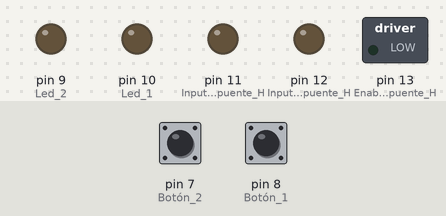
Simulated run of this sketch. Board: Arduino Uno, built with avr-gcc and run on an emulated ATmega328P. Parts: switched loads named in the sketch (green lamp = pin HIGH), output pins drawn as LEDs (lit = HIGH). The inputs (shaded band) are chosen by the test bench; at power-on: pin 7 (Botón_2) LOW, pin 8 (Botón_1) LOW.

Above: at 1.2 s.
1.3 s: pin 7 (Botón_2) pulled HIGH for 0.15 s
At 1.37 s:
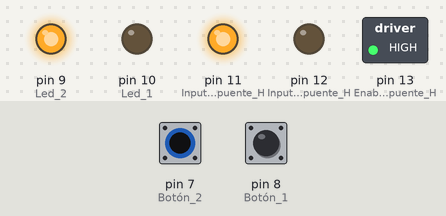
2.9 s: pin 8 (Botón_1) pulled HIGH for 0.15 s
At 2.97 s:
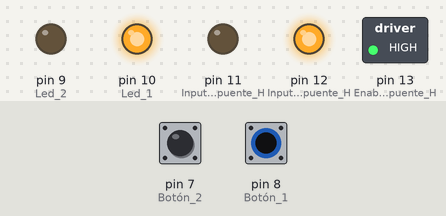
4.5 s: pin 8 (Botón_1) pulled HIGH for 3.2 s
At 8.3 s:
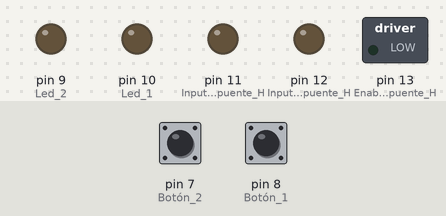
9.2 s: pin 7 (Botón_2) pulled HIGH for 3.2 s
At 10.6 s:
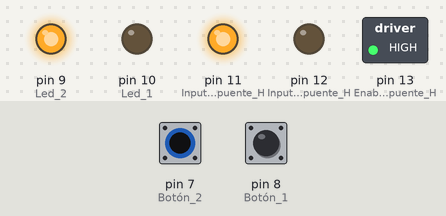
13.9 s: pin 7 (Botón_2) driven HIGH and pin 8 (Botón_1) driven HIGH
At 14.2 s:
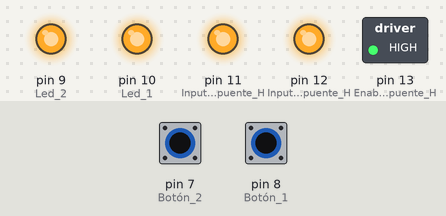
Timing chart, 0 to 16.4 s (numbered marks = the images above; inputs shaded):
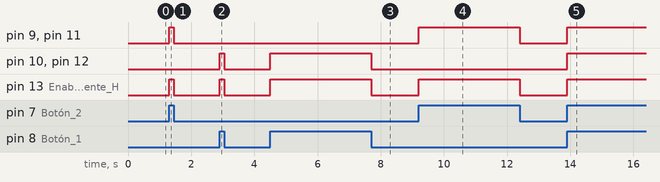

Measured:
- after the input at 1.3 s, pin 9 (Led_2), pin 11 (Input_2_del_puente_H), pin 13 (Enable_del_puente_H): LOW → HIGH at once, → LOW 0.15 s later
- after the input at 2.9 s, pin 10 (Led_1), pin 12 (Input_1_del_puente_H), pin 13 (Enable_del_puente_H): LOW → HIGH at once, → LOW 0.15 s later
- after the input at 4.5 s, pin 10 (Led_1), pin 12 (Input_1_del_puente_H), pin 13 (Enable_del_puente_H): LOW → HIGH at once, → LOW 3.2 s later
- after the input at 9.2 s, pin 9 (Led_2), pin 11 (Input_2_del_puente_H), pin 13 (Enable_del_puente_H): LOW → HIGH at once, → LOW 3.2 s later
- after the input at 13.9 s, pin 9 (Led_2), pin 10 (Led_1), pin 11 (Input_2_del_puente_H), pin 12 (Input_1_del_puente_H), pin 13 (Enable_del_puente_H): LOW → HIGH at once

The sketch:

sentidoGiro.ino
```cpp
//Este programa recibe las señales de dos botones que controlan el sentido de giro de un motor, esto con la ayuda del puente H.
//Creamos estas dos variables para leer los botones
float aux1=0, aux2=0;

void setup() {
  pinMode(13, OUTPUT);//Enable del puente H
  pinMode(12, OUTPUT);//Input 1 del puente H
  pinMode(11, OUTPUT);//Input 2 del puente H
  pinMode(10, OUTPUT);//Led 1
  pinMode(9, OUTPUT);//Led 2
  pinMode(8, INPUT);//Botón 1
  pinMode(7, INPUT);//Botón 2

}

void loop() {
  aux1= digitalRead(8); //Lectura digital de la señal del botón 1
  aux2= digitalRead(7); //Lectura digital de la señal del botón 2
  if (aux1 == 1 & aux2 == 0 ){ //Sólo el botón 1 está activado
    digitalWrite(13, HIGH);//El ENABLE del puente H se activa para permitir la salida del puente H
    digitalWrite(12, HIGH);//El input 1 recibe una señal positiva que determinará el sentido de giro (der)
    digitalWrite(10, HIGH);//Se enciende el led 1 para indicar el sentido de giro (der)
    }

  if (aux1 == 0 & aux2 == 1){//Sólo el botón 2 está activado
    digitalWrite(13, HIGH);//El ENABLE del puente H se activa para permitir la salida del puente H
    digitalWrite(11, HIGH);//El input 2 recibe una señal positiva que determinará el sentido de giro (izq)
    digitalWrite(9, HIGH);//Se enciende el led 2 para indicar el sentido de giro (izq)
    }

  if(aux1 == 1 & aux2 == 1){ //Ambos botones están activados y por lo tanto no debe girar, es un freno activo (gira a la misma intensidad en ambos sentidos)
        digitalWrite(13, HIGH);//El ENABLE del puente H se activa para permitir la salida del puente H
      digitalWrite(12, HIGH);//El input 1 recibe una señal positiva que determinará el sentido de giro (der)
    digitalWrite(10, HIGH);//Se enciende el led 1 para indicar el sentido de giro (der)
    digitalWrite(11, HIGH);//El input 2 recibe una señal positiva que determinará el sentido de giro (izq)
    digitalWrite(9, HIGH);//Se enciende el led 2 para indicar el sentido de giro (izq)
   }
  if (aux1 == 0 & aux2 == 0){ // Ningun botón está activado y por lo tanto no gira en ningún sentido, freno pasivo.
    digitalWrite(13, LOW);//El ENABLE del puente H se desactiva para no permitir la salida del puente H
      digitalWrite(12, LOW);//Input 1 no recibe señal
    digitalWrite(10, LOW);//Led 1 apagado
    digitalWrite(11, LOW);//Input 2 no recibe señal
    digitalWrite(9, LOW);//Led 2 apagado
        }

}
```
